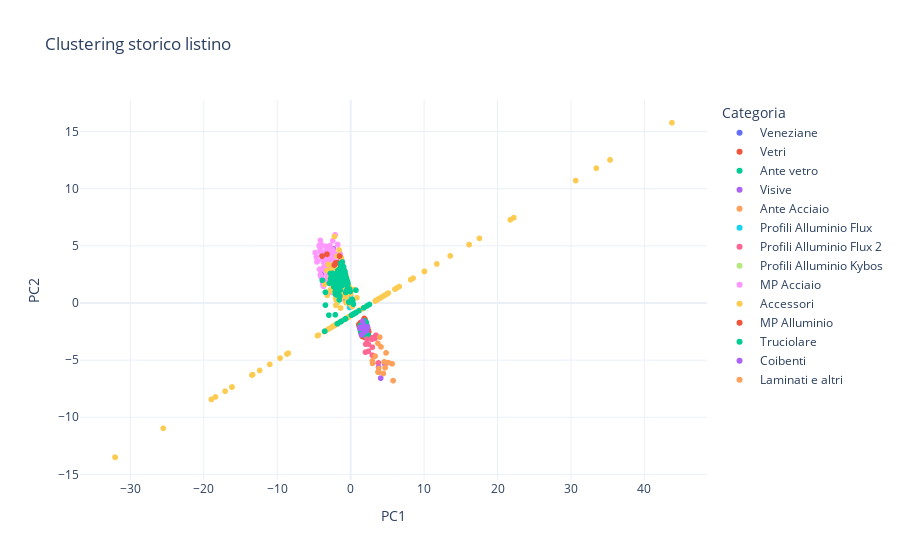

This figure's notebook cell:
### Code cell
# clustering storico listino
fig = px.scatter(df_pca, x="PC1", y="PC2", color="Categoria", template="plotly_white", title="Clustering storico listino")
fig.write_html("vista_listino/clustering_storico_listino.html")
fig.show()

### Figure 1 — Plotly figure (JSON) as saved in the notebook; plotly's stock layout.template omitted (floating-point values rounded to 4 significant figures; data arrays with more than 128 entries replaced by an {"elided": "..."} marker saying what was removed)
{"data": [{"hovertemplate": "Categoria=Veneziane<br>PC1=%{x}<br>PC2=%{y}<extra></extra>", "legendgroup": "Veneziane", "marker": {"color": "#636efa", "symbol": "circle"}, "mode": "markers", "name": "Veneziane", "showlegend": true, "type": "scattergl", "x": [-1.458, -1.703, -1.486, -2.065, -2.037, -1.104, -0.9823, -1.599, -1.839, -1.806, -2.001, -1.63, -1.736, -1.096, -1.594, -2.194, -2.161, -1.643, -0.8813, -0.8262, -2.63, -2.603, -1.189, -2.052, -2.511, -1.618], "xaxis": "x", "y": [1.781, 2.883, 0.8569, 1.639, 2.492, 2.632, 2.518, 1.906, 2.491, 2.71, 1.202, 2.302, 2.688, 1.541, 1.216, 1.38, 1.354, 2.811, 1.822, 1.342, 2.542, 1.874, 3.659, 1.013, 1.724, 2.662], "yaxis": "y"}, {"hovertemplate": "Categoria=Vetri<br>PC1=%{x}<br>PC2=%{y}<extra></extra>", "legendgroup": "Vetri", "marker": {"color": "#EF553B", "symbol": "circle"}, "mode": "markers", "name": "Vetri", "showlegend": true, "type": "scattergl", "x": {"elided": "551 float values"}, "xaxis": "x", "y": {"elided": "551 float values"}, "yaxis": "y"}, {"hovertemplate": "Categoria=Ante vetro<br>PC1=%{x}<br>PC2=%{y}<extra></extra>", "legendgroup": "Ante vetro", "marker": {"color": "#00cc96", "symbol": "circle"}, "mode": "markers", "name": "Ante vetro", "showlegend": true, "type": "scattergl", "x": [2.06, 1.858, 2.187, 1.766, 1.391, 2.19, 1.932, 1.916, 1.913, 1.419, 1.28, 1.672, 1.646, 2.186, 2.052, 2.103, 1.852, 1.456, 2.108, 1.929, 1.787, 1.324, 1.586, 1.314, 1.302, 1.399, 1.572, 1.927, 2.07, 2.209, 2.012, 2.128, 2.055, 2.074, 1.608, 1.65, 1.489, 2.409, 1.321, 2.014, 1.758, 2.033, 1.493], "xaxis": "x", "y": [-2.15, -2.041, -2.103, -2.615, -1.975, -2.173, -2.235, -1.572, -2.815, -2.413, -2.003, -2.278, -2.143, -1.93, -2.026, -2.386, -2.395, -2.535, -1.902, -2.451, -2.108, -2.332, -2.499, -2.223, -1.955, -2.531, -1.879, -2.497, -2.509, -2.295, -2.566, -2.229, -1.66, -2.475, -2.767, -1.655, -2.141, -2.817, -2.38, -1.975, -2.554, -2.338, -2.095], "yaxis": "y"}, {"hovertemplate": "Categoria=Visive<br>PC1=%{x}<br>PC2=%{y}<extra></extra>", "legendgroup": "Visive", "marker": {"color": "#ab63fa", "symbol": "circle"}, "mode": "markers", "name": "Visive", "showlegend": true, "type": "scattergl", "x": [-3.383, -3.78, -1.939, -2.077, -4.001, -0.626, -2.682, -1.093, -1.07, -1.672, -1.736, -3.589, -2.354, -2.591, -3.186, -1.817, -1.513, -2.926, -2.206, -3.236, -2.904, -2.071, -1.887, -2.245, -2.369, -3.174, -3.954, -2.36, -1.54, -1.744], "xaxis": "x", "y": [1.99, 2.587, 1.55, 3.109, 2.951, 2.271, 2.913, 1.333, 3.02, 3.831, 4.112, 4.069, 4.745, 3.455, 2.637, 2.951, 2.175, 2.911, 2.811, 3.1, 4.264, 4.238, 4.072, 3.87, 3.381, 4.545, 2.529, 4.088, 3.757, 3.605], "yaxis": "y"}, {"hovertemplate": "Categoria=Ante Acciaio<br>PC1=%{x}<br>PC2=%{y}<extra></extra>", "legendgroup": "Ante Acciaio", "marker": {"color": "#FFA15A", "symbol": "circle"}, "mode": "markers", "name": "Ante Acciaio", "showlegend": true, "type": "scattergl", "x": [-0.7477, -0.3357, -0.4617, -0.01417, -0.4911, -0.7187, -0.2797, -0.205, -0.3314, -0.4474, -0.1794, -0.4843, -0.1796, -0.4091, -0.3386, -0.388, -0.221, -0.2444, -0.6592, -0.5902, -0.06216], "xaxis": "x", "y": [0.235, 0.5423, 0.7585, 0.669, 0.9015, 0.4482, 0.5269, 1.047, 0.8388, 0.6205, 0.7727, 0.1784, 0.7982, 0.1339, 0.7966, 0.3995, 0.9807, 0.8214, 0.2784, 0.0487, 0.6551], "yaxis": "y"}, {"hovertemplate": "Categoria=Profili Alluminio Flux<br>PC1=%{x}<br>PC2=%{y}<extra></extra>", "legendgroup": "Profili Alluminio Flux", "marker": {"color": "#19d3f3", "symbol": "circle"}, "mode": "markers", "name": "Profili Alluminio Flux", "showlegend": true, "type": "scattergl", "x": [-0.153, -0.5072, -1.023, -0.4376, -0.2295, -0.0407, -0.7454, -0.1818, -0.4457, -0.5031, -0.638, -0.1176, -0.05888, -0.4368, -0.3469, -0.3952, -0.202, -1.387, -0.1677, -0.3663, -0.4662, -0.7204, -0.01736, -0.5513, -0.5555, -0.5884, -0.2919], "xaxis": "x", "y": [-0.3922, 1.202, 0.9088, -1.283, -0.02454, 0.5374, 0.6128, 0.228, 0.6238, 1.194, 0.6355, 0.5113, 0.6904, 0.4445, 0.1117, 0.7719, 0.462, 0.6643, 0.928, 1.026, 0.5292, 0.697, 0.6187, 0.4599, 0.3177, 1.072, 0.9137], "yaxis": "y"}, {"hovertemplate": "Categoria=Profili Alluminio Flux 2<br>PC1=%{x}<br>PC2=%{y}<extra></extra>", "legendgroup": "Profili Alluminio Flux 2", "marker": {"color": "#FF6692", "symbol": "circle"}, "mode": "markers", "name": "Profili Alluminio Flux 2", "showlegend": true, "type": "scattergl", "x": [2.212, 2.042, 3.784, 2.947, 2.402, 2.957, 2.957, 2.014, 3.288, 2.906, 3.444, 2.406], "xaxis": "x", "y": [-3.159, -3.599, -5.245, -3.868, -3.589, -3.032, -4.57, -4.302, -3.1, -3.169, -2.824, -4.229], "yaxis": "y"}, {"hovertemplate": "Categoria=Profili Alluminio Kybos<br>PC1=%{x}<br>PC2=%{y}<extra></extra>", "legendgroup": "Profili Alluminio Kybos", "marker": {"color": "#B6E880", "symbol": "circle"}, "mode": "markers", "name": "Profili Alluminio Kybos", "showlegend": true, "type": "scattergl", "x": [-1.181, -2.462, -0.6417, -2.077, -1.732, -0.7648, -1.805, -2.74, -1.929, -2.745, -1.621, -0.9083, -1.616, -1.805, -0.8517, -1.903, -2.679, -2.642, -0.07051, -1.758, -1.356, -2.257, -0.8834, -0.697, -2.437, -1.652, -1.896, -2.204, -0.8357], "xaxis": "x", "y": [2.739, 1.789, 1.809, 1.446, 1.893, 2.544, 1.922, 2.322, 2.497, 2.726, 2.179, 2.8, 2.272, 0.03518, 2.04, 2.147, 2.484, 2.887, 1.282, 2.36, 1.947, 2.258, 2.173, 2.301, 1.842, 1.104, 2.262, 1.818, 1.584], "yaxis": "y"}, {"hovertemplate": "Categoria=MP Acciaio<br>PC1=%{x}<br>PC2=%{y}<extra></extra>", "legendgroup": "MP Acciaio", "marker": {"color": "#FF97FF", "symbol": "circle"}, "mode": "markers", "name": "MP Acciaio", "showlegend": true, "type": "scattergl", "x": {"elided": "158 float values"}, "xaxis": "x", "y": {"elided": "158 float values"}, "yaxis": "y"}, {"hovertemplate": "Categoria=Accessori<br>PC1=%{x}<br>PC2=%{y}<extra></extra>", "legendgroup": "Accessori", "marker": {"color": "#FECB52", "symbol": "circle"}, "mode": "markers", "name": "Accessori", "showlegend": true, "type": "scattergl", "x": {"elided": "422 float values"}, "xaxis": "x", "y": {"elided": "422 float values"}, "yaxis": "y"}, {"hovertemplate": "Categoria=MP Alluminio<br>PC1=%{x}<br>PC2=%{y}<extra></extra>", "legendgroup": "MP Alluminio", "marker": {"color": "#EF553B", "symbol": "circle"}, "mode": "markers", "name": "MP Alluminio", "showlegend": true, "type": "scattergl", "x": [-1.731, -2.045, -3.895, -2.223, -3.228, -1.512, -2.011, -1.418, -1.509], "xaxis": "x", "y": [3.504, 3.507, 4.104, 3.326, 4.276, 4.111, 1.747, 2.119, 2.449], "yaxis": "y"}, {"hovertemplate": "Categoria=Truciolare<br>PC1=%{x}<br>PC2=%{y}<extra></extra>", "legendgroup": "Truciolare", "marker": {"color": "#00cc96", "symbol": "circle"}, "mode": "markers", "name": "Truciolare", "showlegend": true, "type": "scattergl", "x": {"elided": "148 float values"}, "xaxis": "x", "y": {"elided": "148 float values"}, "yaxis": "y"}, {"hovertemplate": "Categoria=Coibenti<br>PC1=%{x}<br>PC2=%{y}<extra></extra>", "legendgroup": "Coibenti", "marker": {"color": "#ab63fa", "symbol": "circle"}, "mode": "markers", "name": "Coibenti", "showlegend": true, "type": "scattergl", "x": [1.788, 1.477, 1.244, 1.788, 1.764, 1.85, 1.403, 1.222, 2.294, 1.852, 1.633, 2.193, 4.671, 4.089, 3.796], "xaxis": "x", "y": [-2.321, -2.773, -2.214, -2.593, -1.953, -2.408, -2.133, -2.157, -2.091, -2.149, -1.603, -2.4, -5.368, -6.578, -5.618], "yaxis": "y"}, {"hovertemplate": "Categoria=Laminati e altri<br>PC1=%{x}<br>PC2=%{y}<extra></extra>", "legendgroup": "Laminati e altri", "marker": {"color": "#FFA15A", "symbol": "circle"}, "mode": "markers", "name": "Laminati e altri", "showlegend": true, "type": "scattergl", "x": [3.951, 4.129, 3.816, 5.644, 4.585, 2.98, 3.708, 2.962, 5.78, 3.323, 3.723, 5.131, 4.817, 4.686, 4.452, 3.821], "xaxis": "x", "y": [-2.987, -3.842, -5.724, -5.317, -5.155, -5.284, -3.535, -5.07, -6.794, -4.65, -6.044, -5.218, -4.366, -5.66, -6.167, -6.058], "yaxis": "y"}], "layout": {"legend": {"title": {"text": "Categoria"}, "tracegroupgap": 0}, "title": {"text": "Clustering storico listino"}, "xaxis": {"anchor": "y", "domain": [0, 1], "title": {"text": "PC1"}}, "yaxis": {"anchor": "x", "domain": [0, 1], "title": {"text": "PC2"}}}}
